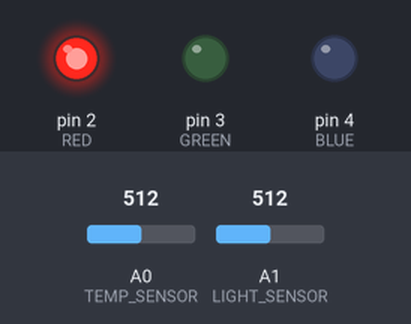
Recording of a sketch running on a simulated Arduino Uno, built with avr-gcc and run on an emulated ATmega328P. On the bench: output pins drawn as LEDs (lit = HIGH). The test bench sets the inputs (shaded band); at power-on: A0 (TEMP_SENSOR) = 512, A1 (LIGHT_SENSOR) = 512.

Above: at 1.8 s.
1.9 s: A0 (TEMP_SENSOR) set to 114
3.4 s: A0 (TEMP_SENSOR) set to 98
At 5.0 s:
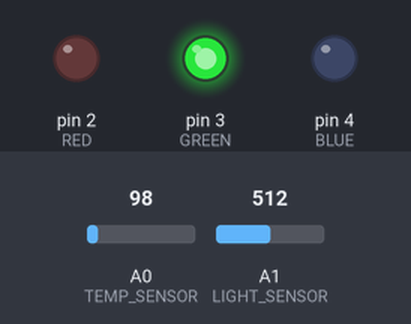
5.5 s: A1 (LIGHT_SENSOR) set to 219
7.2 s: A1 (LIGHT_SENSOR) set to 187
At 9.2 s:
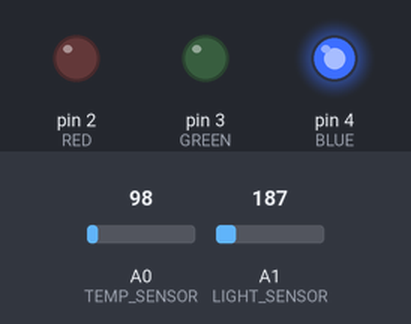
9.5 s: A1 (LIGHT_SENSOR) set to 306
At 10.9 s:
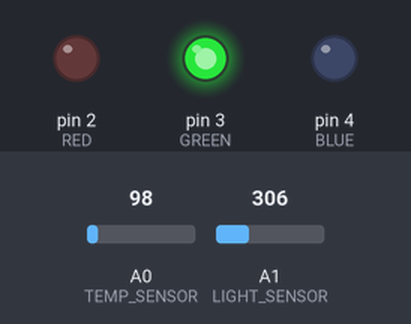
11.5 s: A1 (LIGHT_SENSOR) set to 122
At 12.4 s:
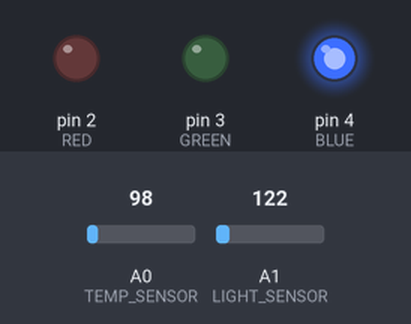
Timing chart, 0 to 14.5 s (numbered marks = the images above; inputs shaded):
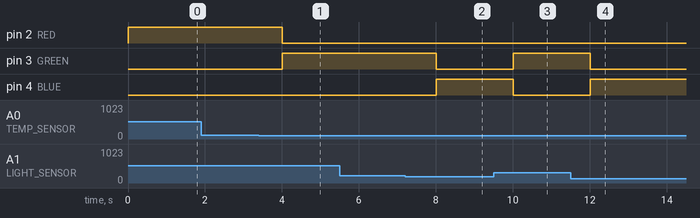

Measured:
- the behaviour switches between 103 and 102 on A0 (TEMP_SENSOR) (found by bisection; images 0 and 1)
- the behaviour switches between 201 and 200 on A1 (LIGHT_SENSOR) (found by bisection; images 1 and 2)
- after the input at 1.9 s, every drawn part: stays the same
- after the input at 3.4 s, pin 2 (RED): HIGH → LOW after 0.60 s; pin 3 (GREEN): LOW → HIGH after 0.60 s
- after the input at 5.5 s, every drawn part: stays the same
- after the input at 7.2 s, pin 3 (GREEN): HIGH → LOW after 0.80 s; pin 4 (BLUE): LOW → HIGH after 0.80 s
- after the input at 9.5 s, pin 3 (GREEN): LOW → HIGH after 0.50 s; pin 4 (BLUE): HIGH → LOW after 0.50 s
- after the input at 11.5 s, pin 3 (GREEN): HIGH → LOW after 0.51 s; pin 4 (BLUE): LOW → HIGH after 0.51 s

The sketch:

e2.ino
```cpp
// (C) __Omid Khodaparast, Alexander Säfström, Kaisa Arumeel, group: 2 __ (2024)
// Work package 3
// Exercise 2
// Submission code: 346221

// Define section
#define ADC_RESOLUTION 1023.0 // ADC Resolution of 10 bit
#define MAX_VOLT_MV 5000.0 // Reference voltage
#define RED 2 // Red led
#define GREEN 3 // Green led
#define BLUE 4 // Blue led
#define TEMP_SENSOR A0 // Temperature sensor
#define LIGHT_SENSOR A1 // Light sensor
#define PERIODICITY 1000 // Interval of scanning

//Main program section

/**
* This program measures the deviance of light and temperature
* in accordance with predefined intervals. It signals
* the deviances either with green (OK), red (TOO HOT),
* blue (TOO COLD).
*
* Purpose: To monitor the relationship between temperature
* and light.
* DIT632
*
**/


// Used to get x millivolts from pin y
float getmV(int pin);

// Used to define threshold for deviations
typedef struct {
  float minTemp;
  float maxTemp;
  float minLight;
  float maxLight;
} Threshold;

Threshold thresholds[] ={
  {-273.0, -11.0, 0.0, 0.0}, //<=-12 0%,0%
  {-12.0 , 0.0, 1.0, 20.0}, //-12C 0C 1% 20%
  {0.0, 20.0, 21.0, 60.0}, //0C 20C 21%-60&
  {21.0, 999.0, 61.0, 100.0}, //>=21C 61%-100%
};

void setup()
{
  // Set temperature sensor to input mode
  pinMode(TEMP_SENSOR, INPUT);
  // Set light sensor to input mode
  pinMode(LIGHT_SENSOR, INPUT);

  // Set green led to output mode
  pinMode(GREEN,OUTPUT);

  // Set red led to output mode
  pinMode(RED,OUTPUT);

  // Set blue led to output mode
  pinMode(BLUE,OUTPUT);
}

void loop()
{
  // Variable declarations
  int ADCCount=0; // Current ADC count emitted by arduino
  float light=0; // Perceived light
  float temp=0; // Perceived temperature
  int minTemp=0; // Threshold for minimum temperature
  int maxTemp=0; // Threshold for maximum temperature
  int i=0; // To keep track of where we are in loop

  /*
  * TMP36 is designed to output 750mV at 25C.
  * TMP36 increases its mV output by 10mV for every 1C.
  * This means that we can divide mV by 10 to get the degrees.
  * Since 75 differs by a constant of 50 from 25 we subtract this
  * from the result to get the final formula: C=(x/10)-50
  */
  temp=(getmV(TEMP_SENSOR)/10)-50;

  /**
  * After empirical studies it was discovered,
  * that the relationship between the ADC output from the
  * light sensor and the observed light, is not linear.
  * This was done by plotting the minimum and maximum ADC values
  * outputted by the light sensor on a graphing tool.
  * After some experimentation, a relationship was discovered
  * that Voltage/Slider position (%) = ADC Count.
  * From this we could derive that Voltage / ADC Count = Slider position (%)
  * which is the formula used in our program.
  * We took the minimum and maximum for these values,
  * and rescaled them to fit from 0 to 100.
  */
  light=map(MAX_VOLT_MV/analogRead(LIGHT_SENSOR),5.16,100.0,0.0,100.0);

  // Loop through all the thresholds
  for(i=0;i<(sizeof(thresholds)/sizeof(Threshold));i++){

    // If the perceived light is within a valid threshold
    // interval
    if(light<=thresholds[i].maxLight
       && light>=thresholds[i].minLight){

      // If the perceived temperature is too hot
      if(temp>thresholds[i].maxTemp){
        // Send high signal to red led
        digitalWrite(RED,HIGH);
        // Send low signal to green led
        digitalWrite(GREEN,LOW);
        // Send low signal to blue led
        digitalWrite(BLUE,LOW);
        break;

        // If the perceived temperature is too low
      } else if(temp<thresholds[i].minTemp){
        // Send low signal to red led
        digitalWrite(RED,LOW);
        // Send low signal to green led
        digitalWrite(GREEN,LOW);
        // Send high signal to blue led
        digitalWrite(BLUE,HIGH);
        break;
      } else {
        // If the perceived temperature is within valid
        // interval

        // Send low signal to red led
         digitalWrite(RED,LOW);
        // Send high signal to green led
          digitalWrite(GREEN,HIGH);
        // Send low signal to blue led
          digitalWrite(BLUE,LOW);
        break;
      }


    }
  }

  delay(PERIODICITY); // Wait for 1000 millisecond(s)
}

float getmV(int pin){
  int ADCCount; // The digital representation of analog value
  float mV; // The millivolts

  ADCCount=analogRead(pin); // Read adc count

  // Convert the adc count to millivolt by doing
  // (ADCCount/ADCResolution) * Reference voltage
  // Example: (700 ADCc /1023 ADCr) * 5000 mV = 3417 mV
  mV=(ADCCount/ADC_RESOLUTION)*MAX_VOLT_MV;

  // Return millivolts
  return mV;
}
```
